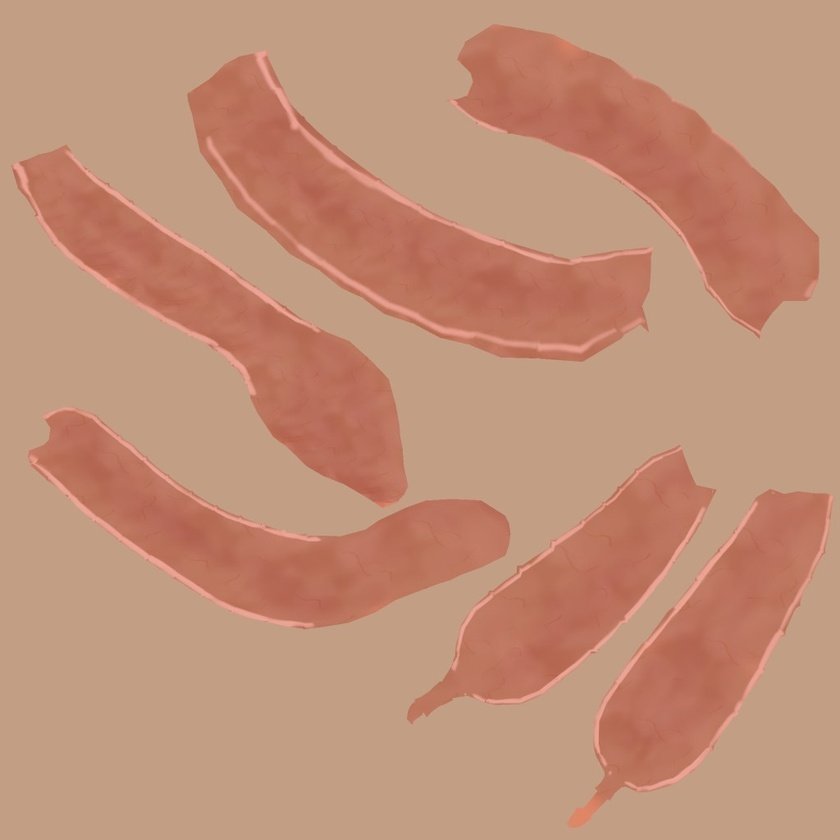
#> input picture assets/organs/colon_albedo.jpg, 840 x 840 px, shrunk from 1024 x 1024 before the run
$ python make_colon_tile.py
#> lines starting #> are read from the running program, lines starting #| are printed output that depends on the picture; after the words box and inside, x2 and y2 are one past the last pixel; in counts of white or black regions, pixels touching at a corner belong together
#!/usr/bin/env python3
"""Build a seamless 256×256 tile from ONLY the colon albedo / normal maps.

The source atlases are unwrapped colon islands on a beige background. An earlier
fixed crop mixed that background (and looked like a colour mash-up). This script
masks the colon flesh, tightly crops the largest island, inpaints leftover
background with neighbouring flesh, then wraps the edges. It never samples
small-intestine or any other organ texture.
"""
from __future__ import annotations

import os
import sys

import numpy as np
from PIL import Image

ROOT = os.path.dirname(os.path.dirname(os.path.abspath(__file__)))
SRC_A = os.path.join(ROOT, "assets/organs/colon_albedo.jpg")
SRC_N = os.path.join(ROOT, "assets/organs/colon_normal.jpg")
OUT_A = os.path.join(ROOT, "assets/organs/colon_tile_albedo.png")
OUT_N = os.path.join(ROOT, "assets/organs/colon_tile_normal.png")
SIZE = 256
OVERLAP = 40


def _bg_color(arr: np.ndarray) -> np.ndarray:
    h, w = arr.shape[:2]
    corners = np.concatenate(
        [
            arr[0:8, 0:8].reshape(-1, 3),
            arr[0:8, w - 8 : w].reshape(-1, 3),
            arr[h - 8 : h, 0:8].reshape(-1, 3),
            arr[h - 8 : h, w - 8 : w].reshape(-1, 3),
        ],
        axis=0,
    )
    return np.median(corners, axis=0)


def _flesh_mask(arr: np.ndarray) -> np.ndarray:
    bg = _bg_color(arr)
    dist = np.linalg.norm(arr.astype(np.float32) - bg[None, None, :], axis=2)
    # Flesh is clearly darker / redder than the flat beige paper.
    mask = dist > 18.0
    # Drop isolated specks.
    # 4-connected dilate/erode once
    m = mask.copy()
    for _ in range(2):
        p = np.pad(m, 1, mode="edge")
        nb = (
            p[0:-2, 1:-1]
            | p[2:, 1:-1]
            | p[1:-1, 0:-2]
            | p[1:-1, 2:]
        )
        m = m | (nb & mask)
    for _ in range(2):
        p = np.pad(m, 1, mode="edge")
        nb = (
            p[0:-2, 1:-1]
            & p[2:, 1:-1]
            & p[1:-1, 0:-2]
            & p[1:-1, 2:]
        )
        m = m & nb
    return m


# [54 lines left out: functions _components, _inpaint, not called in this run]


def _blend_axis(a: np.ndarray, axis: int, ov: int) -> np.ndarray:
    n = a.shape[axis]
    rolled = np.roll(a, n // 2, axis=axis)
    coord = np.minimum(np.arange(n), n - 1 - np.arange(n)).astype(np.float32)
    w = np.clip(coord / float(ov), 0.0, 1.0)
    w = 0.5 - 0.5 * np.cos(w * np.pi)
    if axis == 0:
        w = w[:, None, None]
    else:
        w = w[None, :, None]
    return a * w + rolled * (1.0 - w)


def make_seamless(arr: np.ndarray, overlap: int = OVERLAP) -> np.ndarray:
    a = arr.astype(np.float32)
    a = _blend_axis(a, 1, overlap)
    a = _blend_axis(a, 0, overlap)
    return a


def _force_wrap(a: np.ndarray) -> np.ndarray:
    a = a.copy()
    a[:, -1] = a[:, 0]
    a[-1] = a[0]
    return a


def _solid_patches(arr: np.ndarray, mask: np.ndarray, size: int = 64) -> list:
    """Axis-aligned windows that lie entirely on colon flesh."""
    h, w = mask.shape
    out = []
    step = max(8, size // 4)
    for y in range(0, h - size + 1, step):
        for x in range(0, w - size + 1, step):
            if mask[y : y + size, x : x + size].all():
                out.append((x, y))
    return out


def _quilt(arr: np.ndarray, mask: np.ndarray, out_size: int = 256, patch: int = 64, overlap: int = 16) -> np.ndarray:
    locs = _solid_patches(arr, mask, patch)
    if len(locs) < 8:
        # fallback: slightly smaller patches
        patch = 48
        overlap = 12
        locs = _solid_patches(arr, mask, patch)
    if len(locs) < 4:
        raise SystemExit("not enough solid colon-flesh patches to quilt a tile")
    patches = [arr[y : y + patch, x : x + patch].astype(np.float32) for x, y in locs]
    rng = np.random.default_rng(7)
    stride = patch - overlap
    n = 1 + int(np.ceil((out_size - patch) / float(stride)))
    canvas = np.zeros((stride * (n - 1) + patch, stride * (n - 1) + patch, 3), dtype=np.float32)
    weight = np.zeros(canvas.shape[:2], dtype=np.float32)
    # Raised-cosine overlap weights
    wy = np.ones(patch, dtype=np.float32)
    wx = np.ones(patch, dtype=np.float32)
    if overlap > 0:
        ramp = 0.5 - 0.5 * np.cos(np.linspace(0, np.pi, overlap, dtype=np.float32))
        wy[:overlap] = ramp
        wy[-overlap:] = ramp[::-1]
        wx[:overlap] = ramp
        wx[-overlap:] = ramp[::-1]
    ww = wy[:, None] * wx[None, :]

    def pick(target, tw):
        # target: (patch,patch,3) or None; tw mask of already-filled overlap
        if target is None:
            return patches[int(rng.integers(0, len(patches)))]
        best = None
        best_e = 1e18
        # try a subset for speed
        idx = rng.choice(len(patches), size=min(len(patches), 48), replace=False)
        for i in idx:
            p = patches[i]
            m = tw > 0.05
            if not m.any():
                return p
            e = float(((p - target)[m] ** 2).mean())
            if e < best_e:
                best_e = e
                best = p
        return best if best is not None else patches[0]

    for iy in range(n):
        for ix in range(n):
            y = iy * stride
            x = ix * stride
            region = canvas[y : y + patch, x : x + patch]
            tw = weight[y : y + patch, x : x + patch]
            source = pick(region if tw.any() else None, tw)
            w = ww.copy()
            canvas[y : y + patch, x : x + patch] += source * w[..., None]
            weight[y : y + patch, x : x + patch] += w
    weight = np.maximum(weight, 1e-6)
    canvas = canvas / weight[..., None]
    canvas = canvas[:out_size, :out_size]
    return np.clip(canvas, 0, 255).astype(np.uint8)


def _quilt_normal(nrm: np.ndarray, mask: np.ndarray, out_size: int = 256, patch: int = 64, overlap: int = 16) -> np.ndarray:
    # Same placement as albedo would differ; just quilt independently from flesh windows.
    return _quilt(nrm, mask, out_size, patch, overlap)


def build() -> None:
    alb = np.asarray(Image.open(SRC_A).convert("RGB"))
#> alb is the input picture: shape (840, 840, 3); mean R, G, B 192.7, 143.5, 119.2
    nrm = np.asarray(Image.open(SRC_N).convert("RGB"))
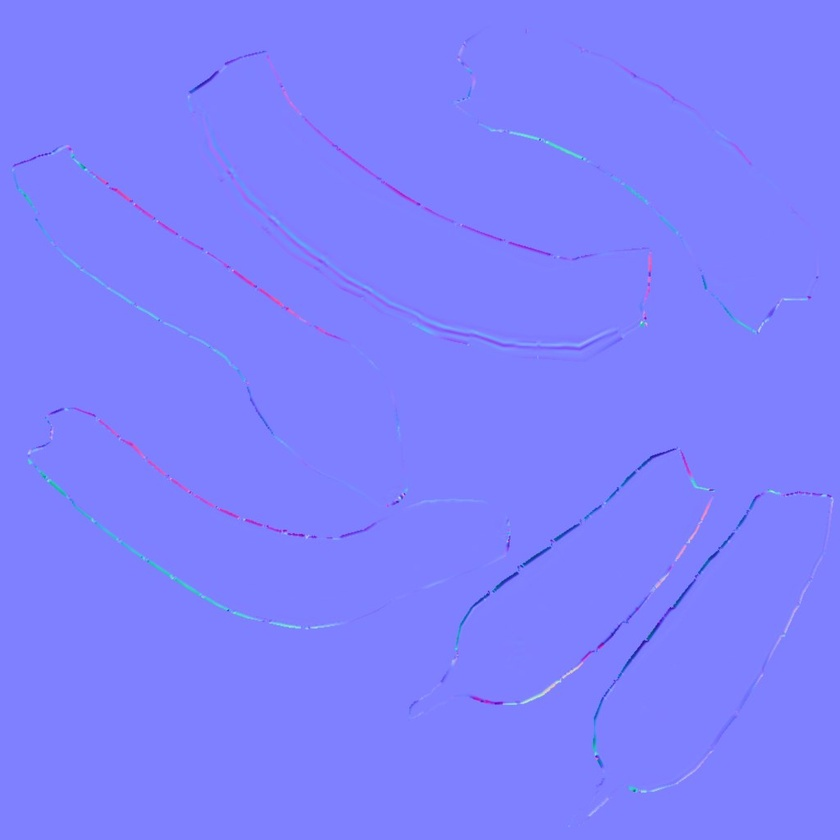
#> input picture assets/organs/colon_normal.jpg, 840 x 840 px, shrunk from 1024 x 1024 before the run
#> nrm is the input picture: shape (840, 840, 3); mean R, G, B 126.9, 127.8, 254.3
    if alb.shape != nrm.shape:
        raise SystemExit("colon albedo / normal size mismatch")
    mask = _flesh_mask(alb)
#> in _bg_color, `corners = np.concatenate( [ arr[0:8, 0:8].reshape(-1, 3), arr[0:8, w -..`: corners = 256 rows, first 8: [194, 158, 132], [194, 158, 132], [194, 158, 132], [194, 158, 132], [194, 158, 132], [194, 158, 132], [194, 158, 132], [194, 158, 132]
#> in _flesh_mask, `bg = _bg_color(arr)`: bg = [194, 158, 132]
#> in _flesh_mask, `mask = dist > 18.0`:
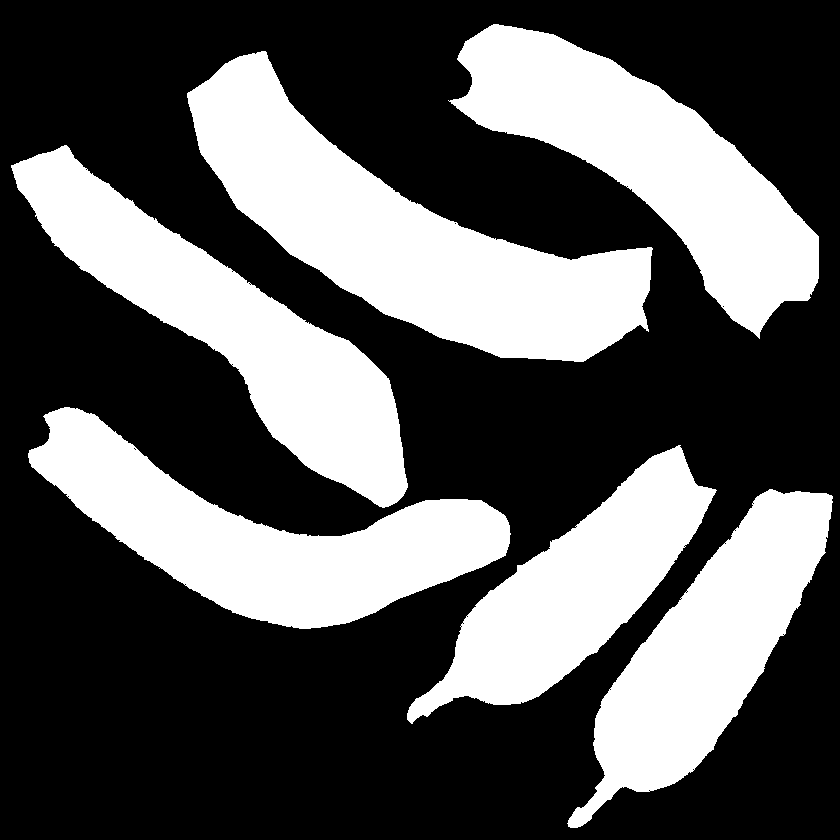
#> mask: shape (840, 840) bool; 35.4% white; 6 white regions, box (x1, y1, x2, y2) and area: (187, 51, 653, 362) 55146, (448, 24, 819, 339) 43044, (11, 145, 408, 508) 42384, (28, 407, 511, 629) 42240, (567, 489, 833, 828) 35298, (407, 445, 717, 724) 31805
    flesh_mean = alb[mask].mean(axis=0)
#> flesh_mean = [189.7, 116.2, 95.02]
    bg = _bg_color(alb)
#> bg = [194, 158, 132]
    tile_a = _quilt(alb, mask, SIZE, 64, 16)
#> in _quilt, `locs = _solid_patches(arr, mask, patch)`: locs = 89 pairs, first value 208 to 736, second value 48 to 704
#> in _quilt, `patches = [arr[y : y + patch, x : x + patch].astype(np.float32) for x,..`: patches = 89 items
#> in _quilt, `weight = np.maximum(weight, 1e-6)`:
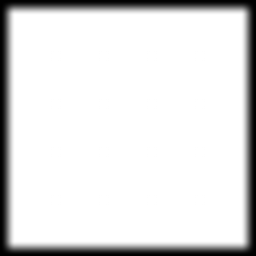
#> weight: shape (256, 256) float32; min 1e-06, max 1, mean 0.879
    tile_n = _quilt_normal(nrm, mask, SIZE, 64, 16)
    aa = make_seamless(tile_a, overlap=OVERLAP)
    # Keep the average on the colon flesh; never drift toward the beige paper.
    aa = aa - aa.mean(axis=(0, 1)) + flesh_mean
    aa = _force_wrap(np.clip(aa, 0, 255).astype(np.uint8))
#> in _force_wrap, `a[:, -1] = a[:, 0]`:
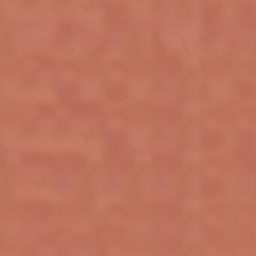
#> a: shape (256, 256, 3); mean of channels 0, 1, 2 189.3, 115.8, 94.3; drawn as R, G, B
#> in _force_wrap, `a[-1] = a[0]`: a: shape (256, 256, 3); 0.34% of pixels changed, all inside (x1, y1, x2, y2) = (0, 255, 256, 256)
    Image.fromarray(aa).save(OUT_A)

    nn = make_seamless(tile_n, overlap=OVERLAP)
#> call 4 of _blend_axis, with axis = 0, ov = 40
#> in _blend_axis (call 4), `return a * w + rolled * (1.0 - w)`:
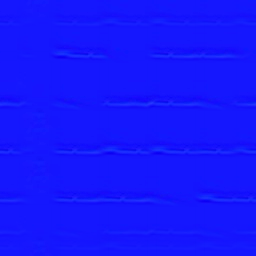
#> returned value: shape (256, 256, 3) float32; mean of channels 0, 1, 2 126.9, 127.8, 254.6; drawn with min black and max white
    f = nn / 255.0 * 2.0 - 1.0
    norm = np.maximum(np.linalg.norm(f, axis=2, keepdims=True), 1e-6)
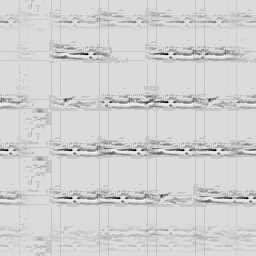
#> norm: shape (256, 256, 1) float32; min 0.924, max 1.01, mean 0.997; drawn with min black and max white
    f = f / norm
    nn = _force_wrap(np.clip((f * 0.5 + 0.5) * 255.0, 0, 255).astype(np.uint8))
#> in _force_wrap (call 2), `a[:, -1] = a[:, 0]`:
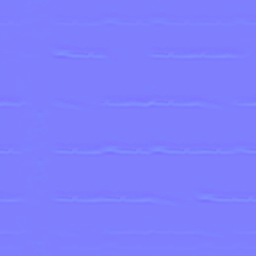
#> a: shape (256, 256, 3); mean of channels 0, 1, 2 126.5, 127.1, 254; drawn as R, G, B
#> in _force_wrap (call 2), `a[-1] = a[0]`: a: shape (256, 256, 3); 0.13% of pixels changed, all inside (x1, y1, x2, y2) = (20, 255, 255, 256)
    Image.fromarray(nn).save(OUT_N)

    tile = np.asarray(Image.open(OUT_A))
    # Sanity: tile stays close to flesh, far from the atlas background.
    tmean = tile.mean(axis=(0, 1))
#> tmean = [189.3, 115.8, 94.32]
    d_flesh = float(np.linalg.norm(tmean - flesh_mean))
#> d_flesh = 0.875
    d_bg = float(np.linalg.norm(tmean - bg))
#> d_bg = 56.75
    if d_flesh > 12.0 or d_bg < d_flesh:
        raise SystemExit(f"tile colour drifted (d_flesh={d_flesh:.1f} d_bg={d_bg:.1f} mean={tmean})")
    print(
        "wrote",
        OUT_A,
        "and",
        OUT_N,
        "patches",
        len(_solid_patches(alb, mask, 64)),
        "tile_mean",
        [round(float(x), 1) for x in tmean],
        "flesh_mean",
        [round(float(x), 1) for x in flesh_mean],
        "bg_mean",
        [round(float(x), 1) for x in bg],
        "d_flesh",
        round(d_flesh, 2),
        "d_bg",
        round(d_bg, 2),
    )
#| wrote assets/organs/colon_tile_albedo.png and assets/organs/colon_tile_normal.png patches 89 tile_mean [189.3, 115.8, 94.3] flesh_mean [189.7, 116.2, 95.0] bg_mean [194.0, 158.0, 132.0] d_flesh 0.87 d_bg 56.75


if __name__ == "__main__":
    sys.exit(build() or 0)
#> (the program exits here)
